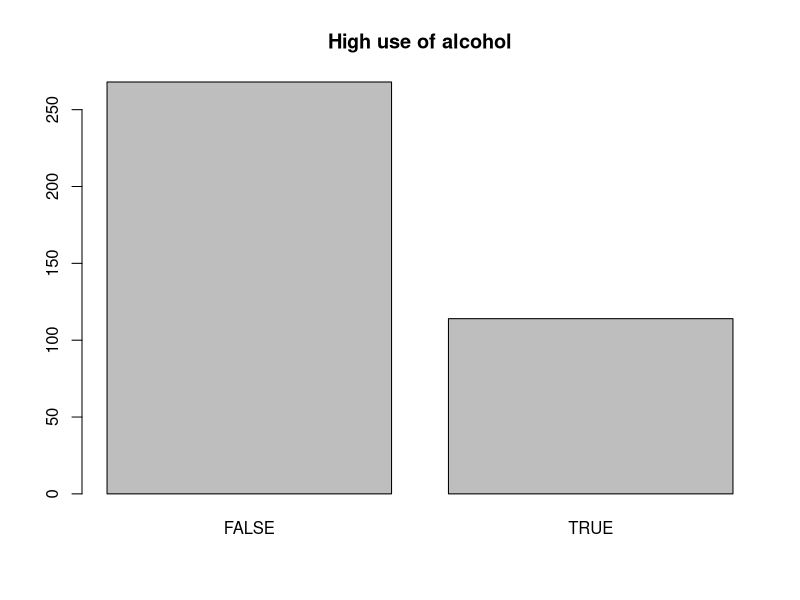
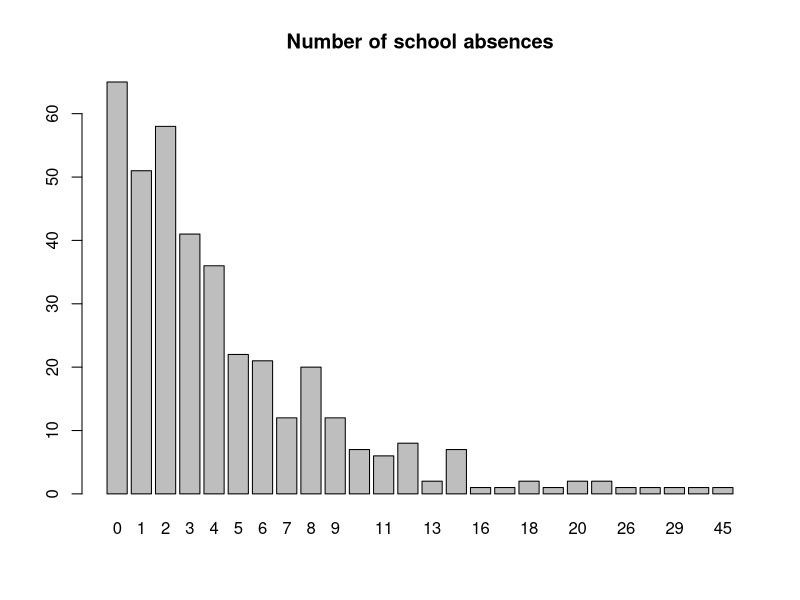
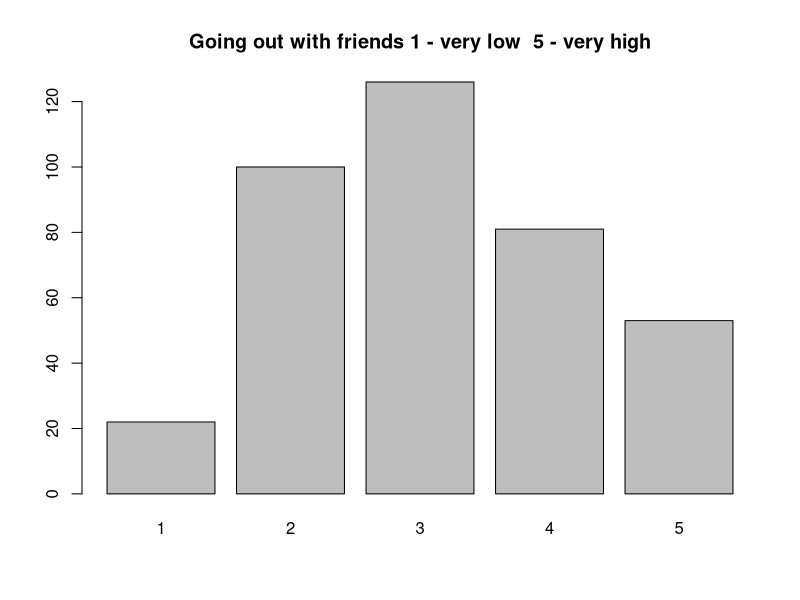
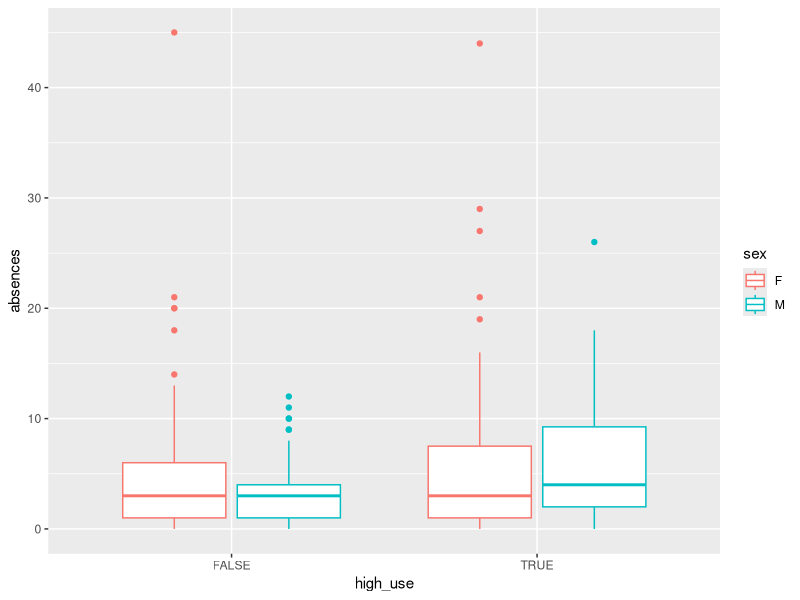
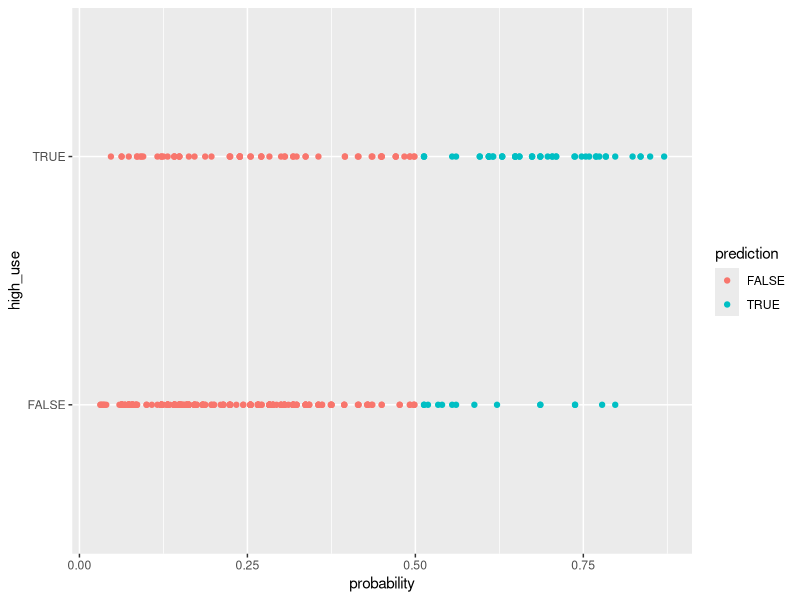

Recreate these plots in R, in order.
## ---- chunk 1
library(GGally)
library(ggplot2)
library(dplyr)

## ---- chunk 2
setwd("/Users/maijutanskanen/IODS-project 8.58.53/data")
alc <- read.table("alcoholdata.csv", sep = ";", header = TRUE)
## ---- chunk 3
colnames(alc)
## ---- chunk 4
counts <- table(alc$high_use)
barplot(counts, main = "High use of alcohol")
## ---- chunk 5
table1 <- table(alc$high_use, alc$sex)
table1

table2 <- table(alc$high_use, alc$romantic)
table2
## ---- chunk 6
counts3 <- table(alc$absences)
barplot(counts3, main = "Number of school absences")

counts4 <- table(alc$goout)
barplot(counts4, main = "Going out with friends 1 - very low  5 - very high")
## ---- chunk 7
g1 <- ggplot(alc, aes(x = high_use, y = absences))
g1 + geom_boxplot(aes(col = sex)) 
## ---- chunk 8
m <- glm(high_use ~  romantic + goout + sex + absences, data = alc, family = "binomial")
summary(m)
## ---- chunk 9
m2 <- glm(high_use ~ goout + sex + absences, data = alc, family = "binomial")
summary(m2)
## ---- chunk 10
OR <- coef(m2) %>% exp

CI <- confint(m2) %>% exp

cbind(OR, CI)
## ---- chunk 11
probabilities <- predict(m2, type = "response")

alc <- mutate(alc, probability = probabilities)

alc <- mutate(alc, prediction = (probability > 0.5))

table(high_use = alc$high_use, prediction = alc$prediction)

g <- ggplot(alc, aes(x = probability, y =high_use , col = prediction))
g + geom_point()
## ---- chunk 12

loss_func <- function(class, prob) {
  n_wrong <- abs(class - prob) > 0.5
  mean(n_wrong)
}

loss_func(class = alc$high_use, prob = alc$probability)
## ---- chunk 13
alc$guess <- 0.4
loss_func(class = alc$high_use, prob = alc$guess)
## ---- chunk 14
library(boot)
cv <- cv.glm(data = alc, cost = loss_func, glmfit = m2, K = 10)

cv$delta[1]
